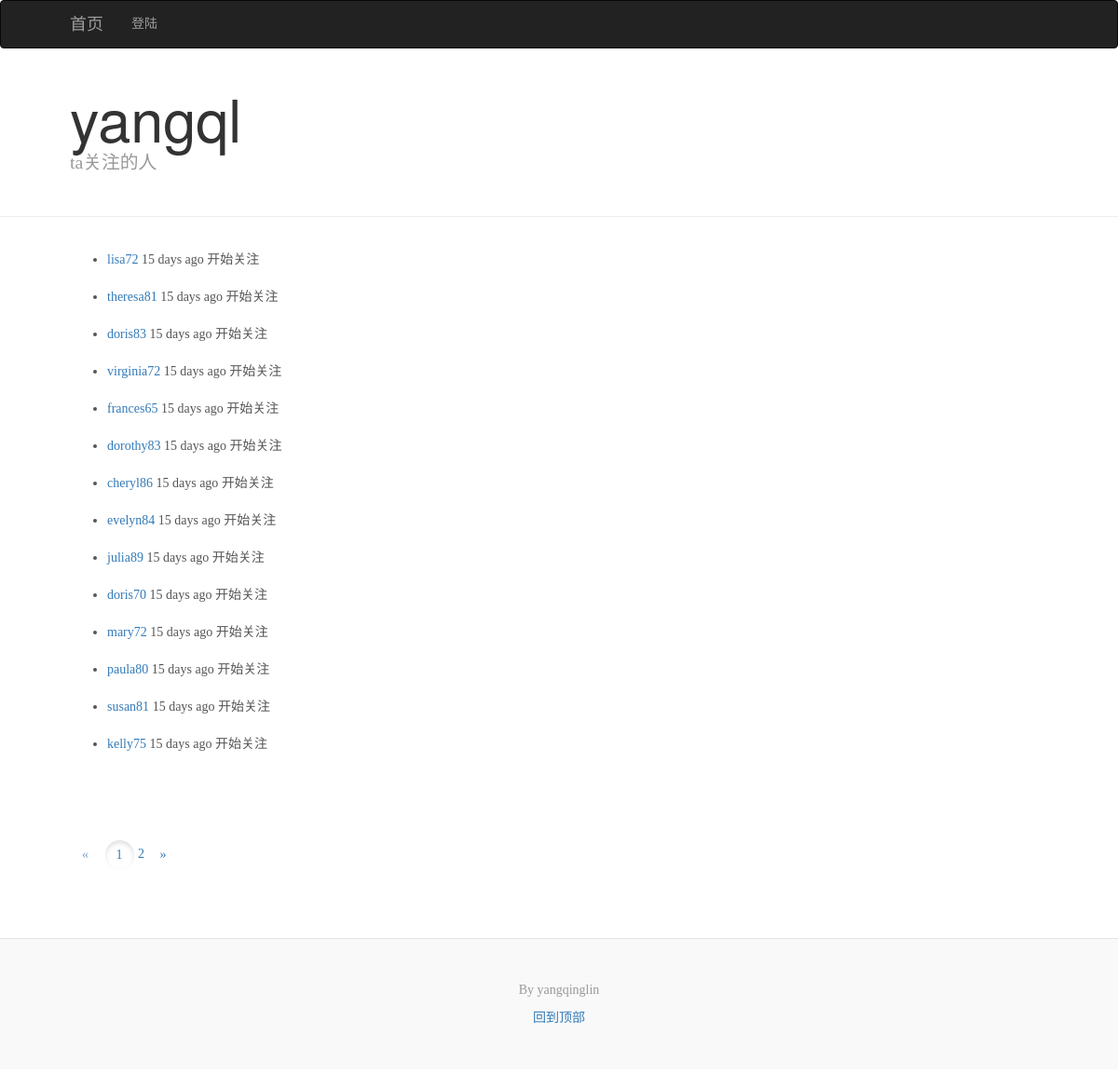
Page /followed_by/yangql on the committed database.
### app/model.py (models this page shows, shortened)
class User(UserMixin, db.Model):
    __tablename__ = 'users'
    id = db.Column(db.Integer, primary_key=True)
    email = db.Column(db.String(64), unique=True, index=True)
    username = db.Column(db.String(64), unique=True, index=True)
    role_id = db.Column(db.Integer, db.ForeignKey('roles.id'))
    password_hash = db.Column(db.String(128))
    posts = db.relationship( 'Post', backref = 'author', lazy = 'dynamic' )
    confirmed = db.Column( db.Boolean, default = False )
    name=db.Column(db.String(64))
    about_me=db.Column(db.Text())
    member_since=db.Column(db.DateTime(),default=datetime.utcnow())
    last_seen=db.Column(db.DateTime(),default=datetime.utcnow())
    comments=db.relationship('Comment',backref='author',lazy='dynamic')
    followed=db.relationship('Follow',
                             foreign_keys=[Follow.follower_id],
                             backref=db.backref('follower',lazy='joined'),
                             lazy='dynamic',
                             cascade='all,delete-orphan')
    followers = db.relationship( 'Follow',
                                foreign_keys = [Follow.followed_id] ,
                                backref = db.backref( 'followed', lazy = 'joined' ),
                                lazy = 'dynamic',
                                cascade = 'all,delete-orphan')
    @property
    def password( self ):
        raise AttributeError( 'password is not a readable attribute' )

class Follow(db.Model):
    __tablename__='follows'
    follower_id=db.Column(db.Integer,db.ForeignKey('users.id'),
                          primary_key=True)
    followed_id=db.Column(db.Integer,db.ForeignKey('users.id'),
                          primary_key=True)
    timestamp=db.Column(db.DateTime,default=datetime.utcnow())

### app/main/views.py (the view)
@main.route('/followed_by/<username>')
def followed_by(username):
    user=User.query.filter_by(username=username).first()
    if user is None:
        flash('非法用户')
        return redirect(url_for('.index'))
    page=request.args.get('page',1,type=int)
    pagination=user.followed.order_by(Follow.timestamp.desc()).paginate(
        page,per_page = current_app.config['FLASKY_FOLLOWERS_PER_PAGE'],
        error_out = False
    )
    followed=[{'user':item.followed,'timestamp':item.timestamp}
             for item in pagination.items]
    print(page,pagination.iter_pages())
    for i in pagination.iter_pages():
        print(i)
    return render_template('followers.html',user=user,title='ta关注的人',
                           endpoint='.followed_by',pagination=pagination,
                             follows =followed)

### app/author/views.py (called while the page is built)
@auth.before_app_request#获取权限时需要确认账户,若未确认，则跳转到/unconfirmed
def before_request():
    if current_user.is_authenticated :
        current_user.ping()#刷新用户访问时间
        if not current_user.confirmed \
            and request.endpoint [ :5 ] != 'auth.'\
            and request.endpoint != 'static':
            return redirect( url_for( 'auth.unconfirmed'))

### app/main/__init__.py (called while the page is built)
@main.app_context_processor#在模板中创建Permission的上下文
def inject_permission():
    return dict(Permission=Permission)

### app/model.py (called while the page is built)
    def can(self,permissions):
        return False

### app/templates/followers.html
{%extends "base.html" %}
{%import "_macros_followers.html" as macros %}
{%block blogtitle%}{{user.username}}{%endblock blogtitle%}
{%block blogdescription%}{{title}}{%endblock blogdescription%}
{%block posts%}
{%include '_followers.html'%}
{%endblock%}
{%block pagination%}
<nav class="blog-pagination">
{{ macros.pagination_widget(pagination, endpoint,user) }}
</nav>
{%endblock pagination%}

### app/templates/_followers.html
<div class="blog-post">
<ul class="post">
{%for follower in follows%}
	{%if not user.username==follower['user'].username%}
         <li>   <a href="{{ url_for('.user', username=follower['user'].username) }}">
                {{ follower['user'].username}}
            </a>
	{{ moment(follower['timestamp']).fromNow(refresh=True) }}   开始关注
	</li>
	<br>
	{%endif%}
{%endfor%}
</ul>
</div>

### app/static/css/blog.css (style rules this page uses)
@media (min-width: 48em) { html { font-size: 18px; } }
body { font-family: Georgia, "Times New Roman", Times, serif; color: #555; }
.blog-pagination { margin-bottom: 4rem; }
.blog-post { margin-bottom: 4rem; }

### app/static/css/navbar.css (style rules this page uses)
body { padding-bottom: 20px; }

### rows in the picture
User: username "yangql"
User: user.username "lisa72"
Follow: timestamp "15 days ago"
User: user.username "theresa81"
Follow: timestamp "15 days ago"
User: user.username "doris83"
Follow: timestamp "15 days ago"
User: user.username "virginia72"
Follow: timestamp "15 days ago"
User: user.username "frances65"
Follow: timestamp "15 days ago"
User: user.username "dorothy83"
Follow: timestamp "15 days ago"
User: user.username "cheryl86"
Follow: timestamp "15 days ago"
User: user.username "evelyn84"
Follow: timestamp "15 days ago"
User: user.username "julia89"
Follow: timestamp "15 days ago"
User: user.username "doris70"
Follow: timestamp "15 days ago"
User: user.username "mary72"
Follow: timestamp "15 days ago"
User: user.username "paula80"
Follow: timestamp "15 days ago"
User: user.username "susan81"
Follow: timestamp "15 days ago"
User: user.username "kelly75"
Follow: timestamp "15 days ago"

### other values in the picture
{{ title }} "ta关注的人"
{{ p }} "1"
{{ p }} "2"
